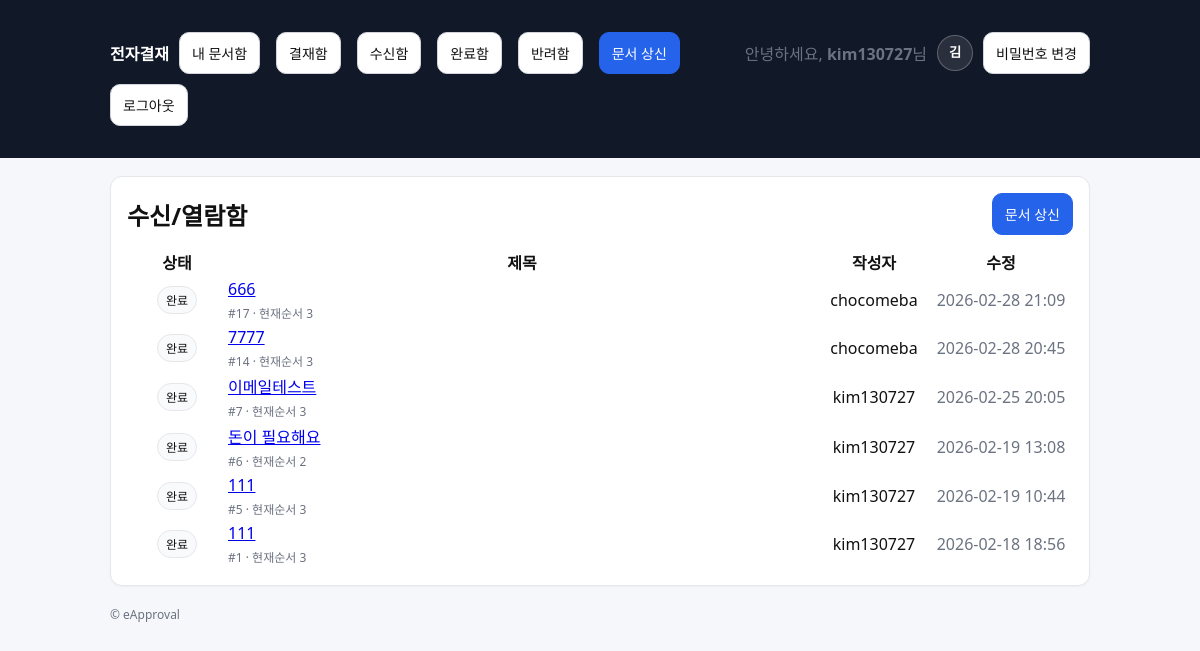
Screenshot of /approvals/received/ (signed in) with the database file from the repository.
### accounts/models.py (models this page shows, shortened)
class Profile(models.Model):
    ROLE_MEMBER = "MEMBER"
    ROLE_CHAIR = "CHAIR"
    ROLE_CHOICES = [
        (ROLE_MEMBER, "일반회원"),
        (ROLE_CHAIR, "위원장"),
    ]
    user = models.OneToOneField(settings.AUTH_USER_MODEL, on_delete=models.CASCADE)
    full_name = models.CharField(max_length=150, blank=True, default="")
    phone = models.CharField(max_length=20, blank=True, null=True)
    role = models.CharField(max_length=20, choices=ROLE_CHOICES, default=ROLE_MEMBER)
    def display_name(self):
        if self.full_name and self.full_name.strip():
            return self.full_name.strip()
        if self.user.first_name and self.user.first_name.strip():
            return self.user.first_name.strip()
        return self.user.username

### approvals/models.py (models this page shows, shortened)
class Document(models.Model):
    class Status(models.TextChoices):
        DRAFT = "DRAFT", "임시"
        SUBMITTED = "SUBMITTED", "상신"
        IN_PROGRESS = "IN_PROGRESS", "진행중"
        REJECTED = "REJECTED", "반려"
        COMPLETED = "COMPLETED", "완료"
    title = models.CharField(max_length=200)
    content = models.TextField(blank=True)
    created_by = models.ForeignKey(
        settings.AUTH_USER_MODEL, on_delete=models.PROTECT, related_name="docs_created"
    )
    status = models.CharField(max_length=20, choices=Status.choices, default=Status.DRAFT)
    current_line_order = models.PositiveIntegerField(default=1)
    created_at = models.DateTimeField(auto_now_add=True)
    updated_at = models.DateTimeField(auto_now=True)

### approvals/views.py (the view)
# urls.py: path("approvals/received/", views.received_list, name="received"),
@login_required
def received_list(request):
    docs = received_docs(request.user)
    return render(request, "approvals/doc_list.html", {"title": "수신/열람함", "docs": docs})

### approvals/selectors.py (called while the page is built)
def received_docs(user):
    return (
        Document.objects.filter(
            status=Document.Status.COMPLETED,
            lines__user=user,
            lines__role=DocumentLine.Role.RECEIVE,
        )
        .distinct()
        .order_by("-id")
    )

### templates/approvals/doc_list.html (shortened to what this page needs)
{% extends "base.html" %}
{% block content %}
  <div class="card">
    <div class="row" style="justify-content:space-between;">
      <h2 style="margin:0;">{{ title }}</h2>
      <a class="btn btn-primary" href="{% url 'approvals:doc_create' %}">문서 상신</a>
    </div>
    <div style="margin-top:12px;" class="table-wrap">
      <table class="table doc-table">
        <colgroup>
          <col style="width:96px;">
          <col style="width:auto;">
          <col style="width:110px;">
          <col style="width:140px;">
        </colgroup>
        <thead>
          <tr>
            <th>상태</th>
            <th>제목</th>
            <th>작성자</th>
            <th>수정</th>
          </tr>
        </thead>
        <tbody>
        {% for doc in docs %}
          <tr>
            <td><span class="badge">{{ doc.get_status_display }}</span></td>
            <td>
              <a href="{% url 'approvals:doc_detail' doc.id %}" style="display:inline-block;">
                {{ doc.title }}
              </a>
              <div class="muted" style="font-size:12px; margin-top:4px;">
                #{{ doc.id }} · 현재순서 {{ doc.current_line_order }}
              </div>
            </td>
            <td>{{ doc.created_by.username }}</td>
            <td class="muted">{{ doc.updated_at|date:"Y-m-d H:i" }}</td>
          </tr>
        {% empty %}
          <tr>
            <td colspan="4" class="muted">문서가 없습니다.</td>
          </tr>
        {% endfor %}
        </tbody>
      </table>
    </div>
  </div>
{% endblock %}

### templates/base.html (shortened to what this page needs)
<!doctype html>
<html lang="ko">
<head>
</head>
<body>
  <header>
    <div class="wrap">
      <nav>
        <a href="{% url 'approvals:home' %}"><strong>전자결재</strong></a>
        <a class="btn" href="{% url 'approvals:doc_list' %}">내 문서함</a>
        <a class="btn" href="{% url 'approvals:inbox' %}">결재함</a>
        <a class="btn" href="{% url 'approvals:received' %}">수신함</a>
        <a class="btn" href="{% url 'approvals:completed' %}">완료함</a>
        <a class="btn" href="{% url 'approvals:rejected' %}">반려함</a>
        <a class="btn btn-primary" href="{% url 'approvals:doc_create' %}">문서 상신</a>
        {% if user.is_authenticated %}
          <div class="profile-wrap">
        <span class="muted">안녕하세요, <strong>{{ user.username }}</strong>님</span>
  <button type="button" class="profile-btn" id="profileBtn" aria-haspopup="true" aria-expanded="false">
    <span class="profile-avatar">
      {{ user.profile.display_name|default:user.username|slice:":1" }}
    </span>
  </button>
    </div>
          <a class="btn" href="{% url 'accounts:password_change' %}">비밀번호 변경</a>
          <form method="post" action="{% url 'accounts:logout' %}" style="display:inline;">
            <button class="btn" type="submit">로그아웃</button>
          </form>
        {% else %}
          <a class="btn" href="{% url 'accounts:login' %}">로그인</a>
          <a class="btn btn-primary" href="{% url 'accounts:signup' %}">회원가입</a>
        {% endif %}
      </nav>
    </div>
  </header>
  <main class="wrap">
    {% block content %}{% endblock %}
    <footer class="muted">
      <div>© eApproval</div>
    </footer>
  </main>
</body>
</html>

### templates/base.html (style rules this page uses)
body { font-family: system-ui, -apple-system, Segoe UI, Roboto, "Noto Sans KR", Arial, sans-serif; margin:0; background:#f6f7fb; color:#111; }
header { background:#111827; color:#fff; padding:14px 18px; }
header a { color:#fff; text-decoration:none; }
.wrap { max-width: 980px; margin: 0 auto; padding: 18px; }
nav { display:flex; gap:10px; flex-wrap:wrap; align-items:center; }
.card { background:#fff; border:1px solid #e5e7eb; border-radius:12px; padding:16px; box-shadow: 0 1px 2px rgba(0,0,0,0.04); }
.btn { display:inline-block; padding:10px 12px; border-radius:10px; border:1px solid #d1d5db; background:#fff; text-decoration:none; color:#111; font-size:14px; }
.btn-primary { background:#2563eb; border-color:#2563eb; color:#fff; }
.btn + .btn { margin-left: 6px; }
.muted { color:#6b7280; }
.table { table-layout: fixed; width: 100%; }
.table th, .table td { white-space: nowrap; overflow: hidden; text-overflow: ellipsis; text-align: center; }
.table td:nth-child(2) { text-align: left; }
.table th:nth-child(2) { text-align: center; }
.table-wrap { width: 100%; overflow-x: auto; -webkit-overflow-scrolling: touch; }
.badge { display:inline-block; padding:4px 8px; border-radius:999px; font-size:12px; border:1px solid #e5e7eb; background:#f9fafb; }
.row { display:flex; gap:10px; flex-wrap:wrap; align-items:center; }
footer { padding: 20px 0; color:#6b7280; font-size:12px; }
.profile-wrap { display:flex; align-items:center; gap:10px; position:relative; }
.profile-btn { border:0; background:transparent; cursor:pointer; padding:0; line-height:0; }
.profile-avatar { width:34px; height:34px; border-radius:999px; display:flex; align-items:center; justify-content:center; background:#ffffff1a; border:1px solid rgba(255,255,255,0.25); color:#fff; font-weight:800; }

### rows the page displays
Document: status "완료", title "666", id "17", current_line_order "3", created_by.username "chocomeba", updated_at "2026-02-28 21:09"
Document: status "완료", title "7777", id "14", current_line_order "3", created_by.username "chocomeba", updated_at "2026-02-28 20:45"
Document: status "완료", title "이메일테스트", id "7", current_line_order "3", created_by.username "kim130727", updated_at "2026-02-25 20:05"
Document: status "완료", title "돈이 필요해요", id "6", current_line_order "2", created_by.username "kim130727", updated_at "2026-02-19 13:08"
Document: status "완료", title "111", id "5", current_line_order "3", created_by.username "kim130727", updated_at "2026-02-19 10:44"
Document: status "완료", title "111", id "1", current_line_order "3", created_by.username "kim130727", updated_at "2026-02-18 18:56"

### other values shown
{{ user.username }} "kim130727"
{{ user.profile.display_name|default:user.username|slice:":1" }} "김"
{{ title }} "수신/열람함"
